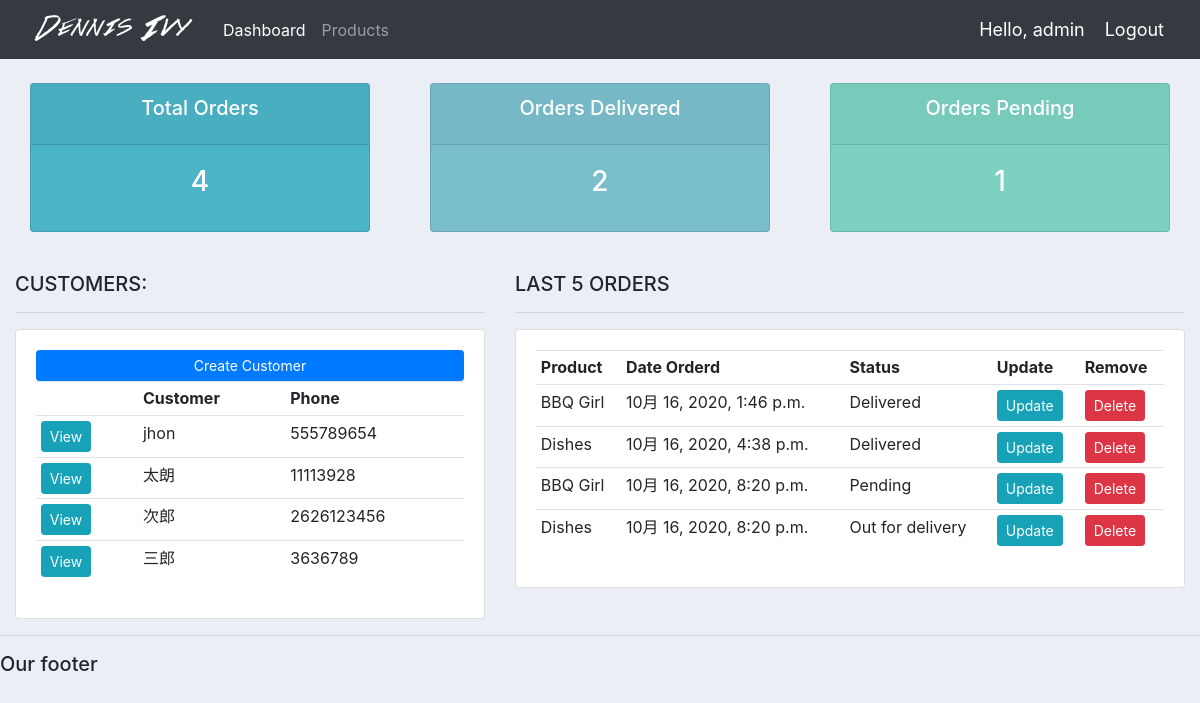
Before: / (signed in) with the older database file.
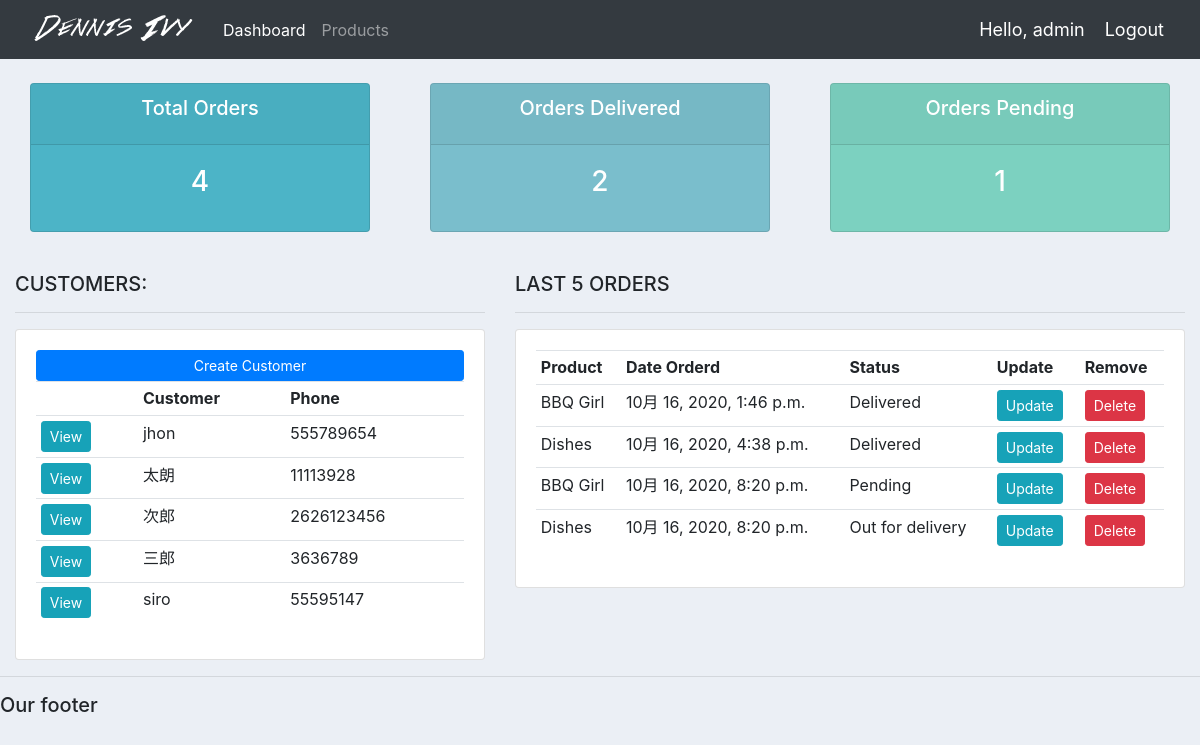
After: the same page with the newer database file.
### accounts/models.py (models this page shows, shortened)
class Customer(models.Model):
    user = models.OneToOneField(User, null=True, blank=True, on_delete=models.CASCADE)
    name = models.CharField(max_length=200, null=True)
    phone = models.CharField(max_length=200, null=True)
    email = models.CharField(max_length=200, null=True)
    profile_pic = models.ImageField(default="profile1.png", null=True, blank=True)
    date_created = models.DateTimeField(auto_now_add=True, null=True)

class Order(models.Model):
    STATUS = (
        ('Pending', 'Pending'),
        ('Out for delivery', 'Out for delivery'),
        ('Delivered', 'Delivered'),
    )
    customer = models.ForeignKey(Customer, null=True, on_delete=models.SET_NULL)
    product = models.ForeignKey(Product, null=True, on_delete=models.SET_NULL)
    date_created = models.DateTimeField(auto_now_add=True, null=True)
    status = models.CharField(max_length=200, null=True, choices=STATUS)
    note = models.CharField(max_length=1000, null=True)

class Product(models.Model):
    CATEGORY = (
        ('Indoor', 'Indoor'),
        ('Out Door', 'Out Door'),
    )
    name = models.CharField(max_length=200, null=True)
    price = models.FloatField(null=True)
    category = models.CharField(max_length=200, null=True, choices=CATEGORY)
    description = models.CharField(max_length=200, null=True, blank=True)
    date_created = models.DateTimeField(auto_now_add=True, null=True)
    tags = models.ManyToManyField(Tag)
    def __str__(self):
        return self.name

### accounts/decorators.py (the view)
    def wrapper_function(request, *args, **kwargs):
        group = None
        if request.user.groups.exists():
            group = request.user.groups.all()[0].name
        if group == 'customer':
            return redirect('user-page')
        if group == 'admin':
            return view_func(request, *args, **kwargs)

### accounts/views.py (called while the page is built)
@login_required(login_url='login')
@admin_only
def home(request):
    orders = Order.objects.all()
    customers = Customer.objects.all()
    total_customers = customers.count()
    total_orders = orders.count()
    delivered = orders.filter(status='Delivered').count()
    pending = orders.filter(status='Pending').count()
    context = {'orders': orders, 'customers': customers,
               'total_orders': total_orders, 'delivered': delivered,
               'pending': pending}
    return render(request, 'accounts/dashboard.html', context)

### accounts/templates/accounts/dashboard.html
{%  extends 'accounts/main.html' %}
{% block content %}
{%  include 'accounts/status.html' %}
<br>
<div class="row">
	<div class="col-md-5">
		<h5>CUSTOMERS:</h5>
		<hr>
		<div class="card card-body">
			<a class="btn btn-primary  btn-sm btn-block" href="">Create Customer</a>
			<table class="table table-sm">
				<tr>
					<th></th>
					<th>Customer</th>
					<th>Phone</th>
				</tr>
				{% for customer in customers %}
					<tr>
						<td><a class="btn btn-sm btn-info" href="{% url 'customer' customer.id %}">View</a></td>
						<td>{{customer.name}}</td>
						<td>{{customer.phone}}</td>
					</tr>
				{% endfor %}
			</table>
		</div>
	</div>
	<div class="col-md-7">
		<h5>LAST 5 ORDERS</h5>
		<hr>
		<div class="card card-body">
			<table class="table table-sm">
				<tr>
					<th>Product</th>
					<th>Date Orderd</th>
					<th>Status</th>
					<th>Update</th>
					<th>Remove</th>
				</tr>
				{% for order in orders %}
					<tr>
						<td>{{order.product}}</td>
						<td>{{order.date_created}}</td>
						<td>{{order.status}}</td>
						<td><a class="btn btn-sm btn-info" href="{% url 'update_order' order.id %}">Update</a></td>
						<td><a class="btn btn-sm btn-danger" href="{% url 'delete_order' order.id %}">Delete</a></td>
					</tr>
				{% endfor %}
			</table>
		</div>
	</div>
</div>
{% endblock %}

Changed rows visible on the page:
added Customer: name "siro", phone "55595147"
